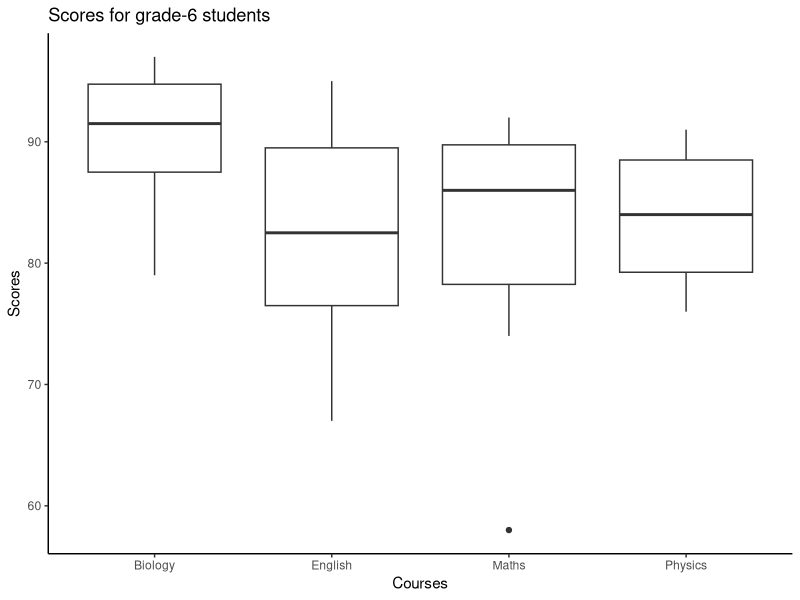
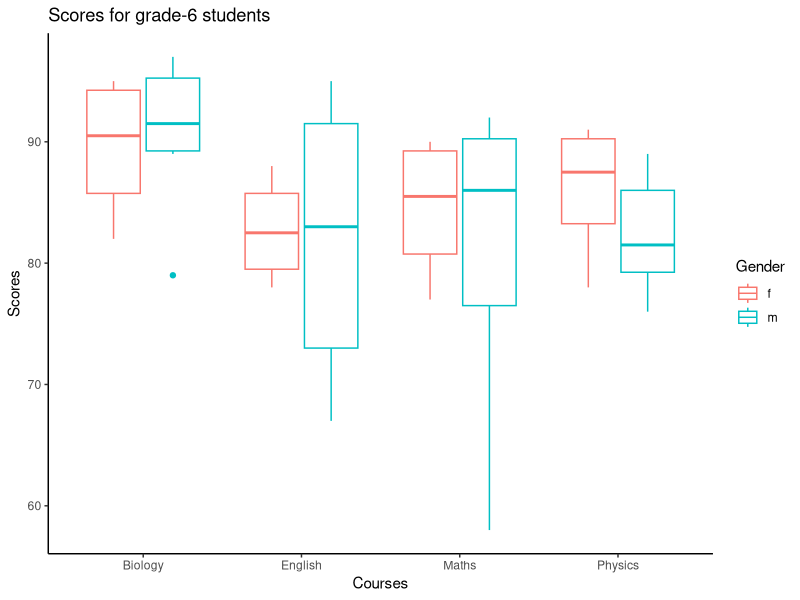
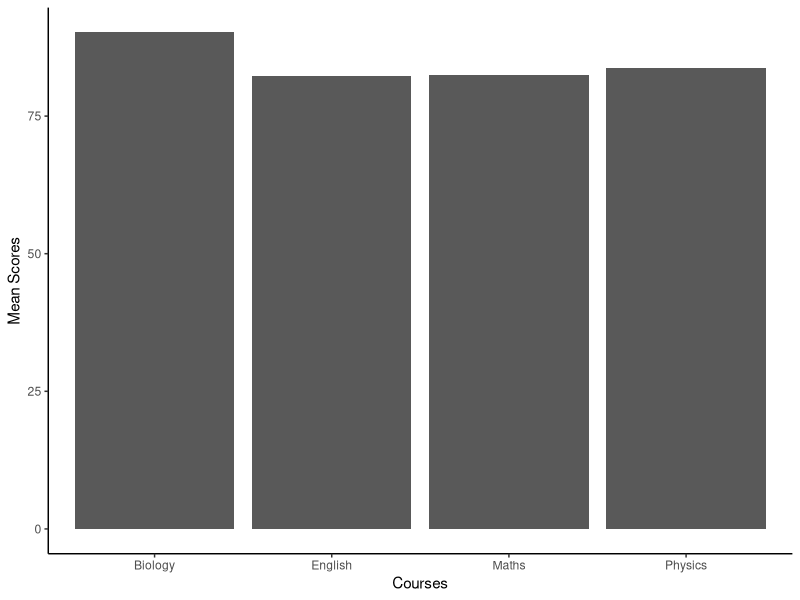
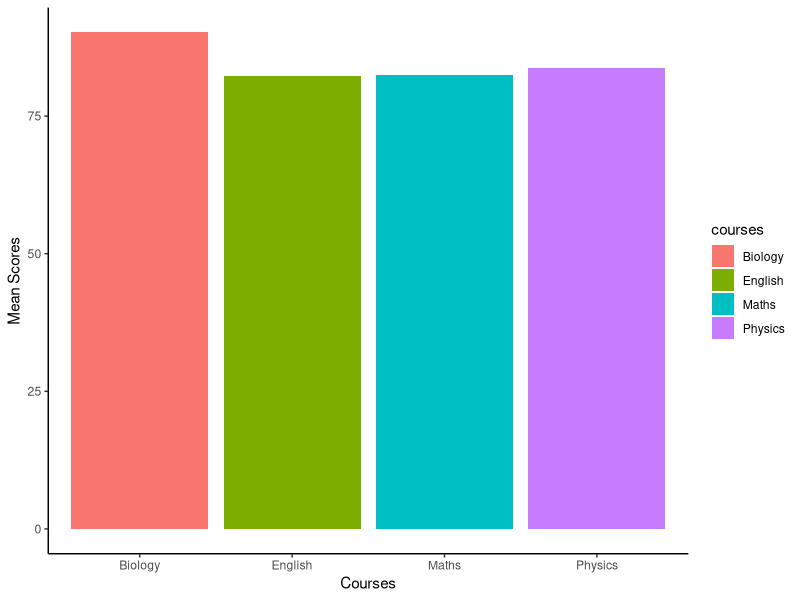
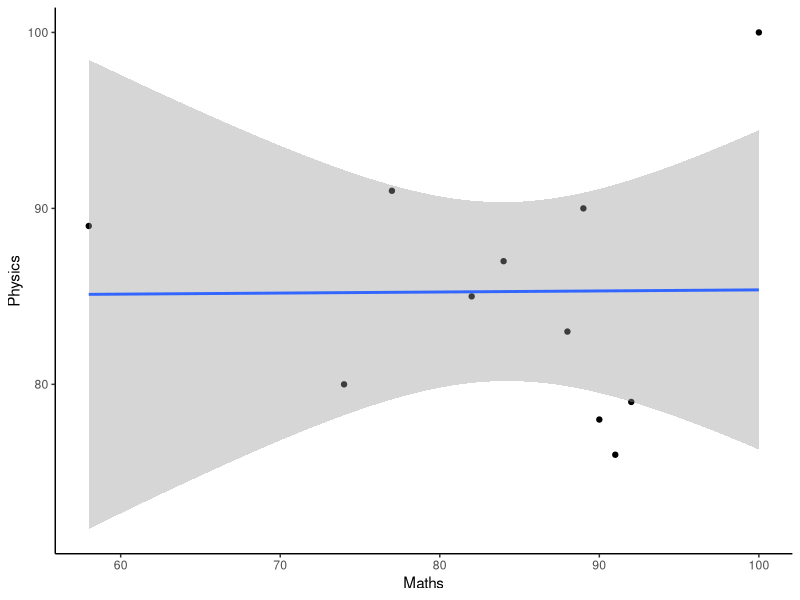
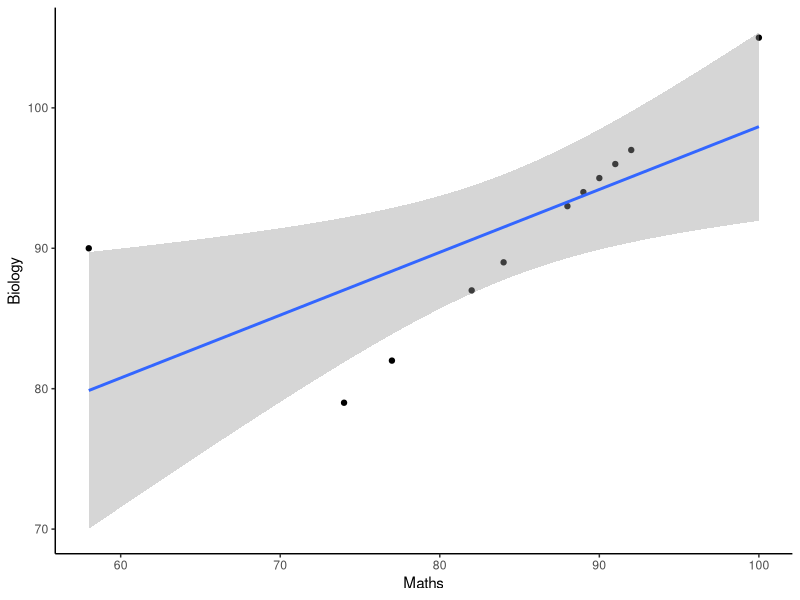

The R script that drew these images, in order:
library(tidyverse)

# dataset
student_scores <- data.frame( 
  Student_ID = 1:11, 
  English = c(85, 78, 92, 67, 88, 76, 95, 80, 72, 90, 100), 
  Biology = c(95, 87, 90, 79, 94, 96, 93, 82, 89, 97, 105), 
  Maths = c(90, 82, 58, 74, 89, 91, 88, 77, 84, 92, 100), 
  Physics = c(78, 85, 89, 80, 90, 76, 83, 91, 87, 79, 100), 
  Gender = c("f", "f", "m", "m", "f", "m", 
             "m", "f", "m", "m", "non-binary"))
view(student_scores)

# Exercise 1: Try creating a dataset that includes only students with ID numbers from 1 to 5
tmp <- student_scores %>% 
  filter(Student_ID %in% 1:5) # include any values w/ student IDs 1-5

tmp <- student_scores %>% 
  filter(Gender %in% c("f", "m")) #filters out the non-binary (leaves m, f in)
view(tmp)

tmp <- student_scores %>% 
  filter(Gender != "non-binary") #filters out the gender that does NOT equal non-binary (leaves m, f in)
view(tmp)


# Exercise 2:Create a dataset that includes only students with a passing Maths score.

# mutate dataset using ifelse - creates new col that says fail_in_maths
# labels 0 -for scores >= 60, 1 = scores <= 60
# ifelse (condition (Maths) < score we are basing this off (60), condition if true (1), condition if false(0))
tmp <- student_scores %>% 
  mutate(fail_in_maths = ifelse(Maths < 60, 1, 0)) 
view(tmp)


# Filter out students who failed in math
tmp <- student_scores %>% 
  mutate(fail_in_maths = ifelse(Maths < 60, 1, 0)) %>% 
  filter(fail_in_maths == 0)
view(tmp)

# prepare the dataset for plotting
# In order to plot, must pivot the data
# pivot_longer function collects all the scores and reshapes them into 1 col of scores and then adds new col "courses" that will have corresponding score - makes spreadsheet longer& wider 
# Argument for pivot_longer 
# (1) Names of selected cols 
# (2) - new col names for those selected in (1) - "courses" replaces English:Physics
# (3) - new col names for scores - "scores" 
head(student_scores)
# reshape
scores_reshape <- student_scores %>% 
  pivot_longer( 
    cols = English:Physics,    # columns to reshape: from English to Physics (only use : if cols next to each other or else use c("English", "Math", "Physics" etc))
    names_to = "courses",      # new column name for the course names
    values_to = "scores"       # new column name for the scores
  )
view(scores_reshape) # creates a long spreadsheet

# Exercise 3: 
# pivot wider - reshapes it back to original (does opposite of pivot_longer)
?pivot_wider()
scores <- scores_reshape %>% 
  pivot_wider(
    names_from = courses,
    values_from = scores
  )
view(scores)

# ggplot

# BOXPLOT
# good way to see outliers and data distribution
# English scores are more varied than the other subjects 

# Only 1 non-binary value, so filtered it out 
scores_reshape <- scores_reshape %>% 
  filter(Gender != "non-binary")
head(scores_reshape)

# SIMPLE BOXPLOT
#geom_boxplot (geometry) - tells ggplot to make barplot
ggplot(scores_reshape, aes(x = courses, y = scores))+
  geom_boxplot()+
  # styling 
  theme_classic()+ # changes theme (removes lines)
  # Change labels of x & y axes & add title
  labs(x = "Courses",
       y = "Scores", 
       title = "Scores for grade-6 students") 

# Separate box plots by gender and color them
# set color = Gender
ggplot(scores_reshape, aes(x = courses, y = scores, color = Gender))+
  geom_boxplot()+
  # styling 
  theme_classic()+ # changes theme (removes lines)
  # Change labels of x & y axes & add title
  labs(x = "Courses",
       y = "Scores", 
       title = "Scores for grade-6 students")

# SIMPLE BARPLOT
# get the summarized scores for each course

mean <- scores_reshape %>% # compute mean score for each course
  group_by(courses) %>% # group by all courses
  summarize(ave = mean(scores)) # calculate average of mean scores
mean

# BARPLOT
ggplot(mean, aes(x = courses, y = ave))+
  geom_bar(stat = "identity")+ #id tells it plot the values it gets
  theme_classic()+
  labs(x = "Courses",
       y = "Mean Scores")


# make it colorful
?geom_bar()
ggplot(mean, aes(x = courses, y = ave, fill = courses))+ #separate fill colors for each course, also provides legend
  geom_bar(stat = "identity")+ 
  theme_classic()+
  labs(x = "Courses",
       y = "Mean Scores")

# DOT PLOTS
# geom_smooth adds the Pearson's correlation
# Plot shows no correlation, very large confidence intervals (have a small dataset)
head(student_scores) # use the initial plot (non-pivoted)
ggplot(student_scores, aes(x = Maths, y = Physics))+
  geom_point()+
  geom_smooth(method = "lm", # add a linear regression line
              formula = y ~ x, # formula for the linear regression
              se = TRUE) + # add confidence interval
  theme_classic()+
  labs(x= "Maths",
      y = "Physics")

# how about biology?
# Can see a positive correlation 
# Have one outlier (58,90) - drags the dataset upward 
ggplot(student_scores, aes(x = Maths, y = Biology))+
  geom_point()+
  geom_smooth(method = "lm", # add a linear regression line
              formula = y ~ x, # the formular for the linear regression
              se = TRUE) + # add confidence interval
  theme_classic()+
  labs(x= "Maths",
       y = "Biology")


